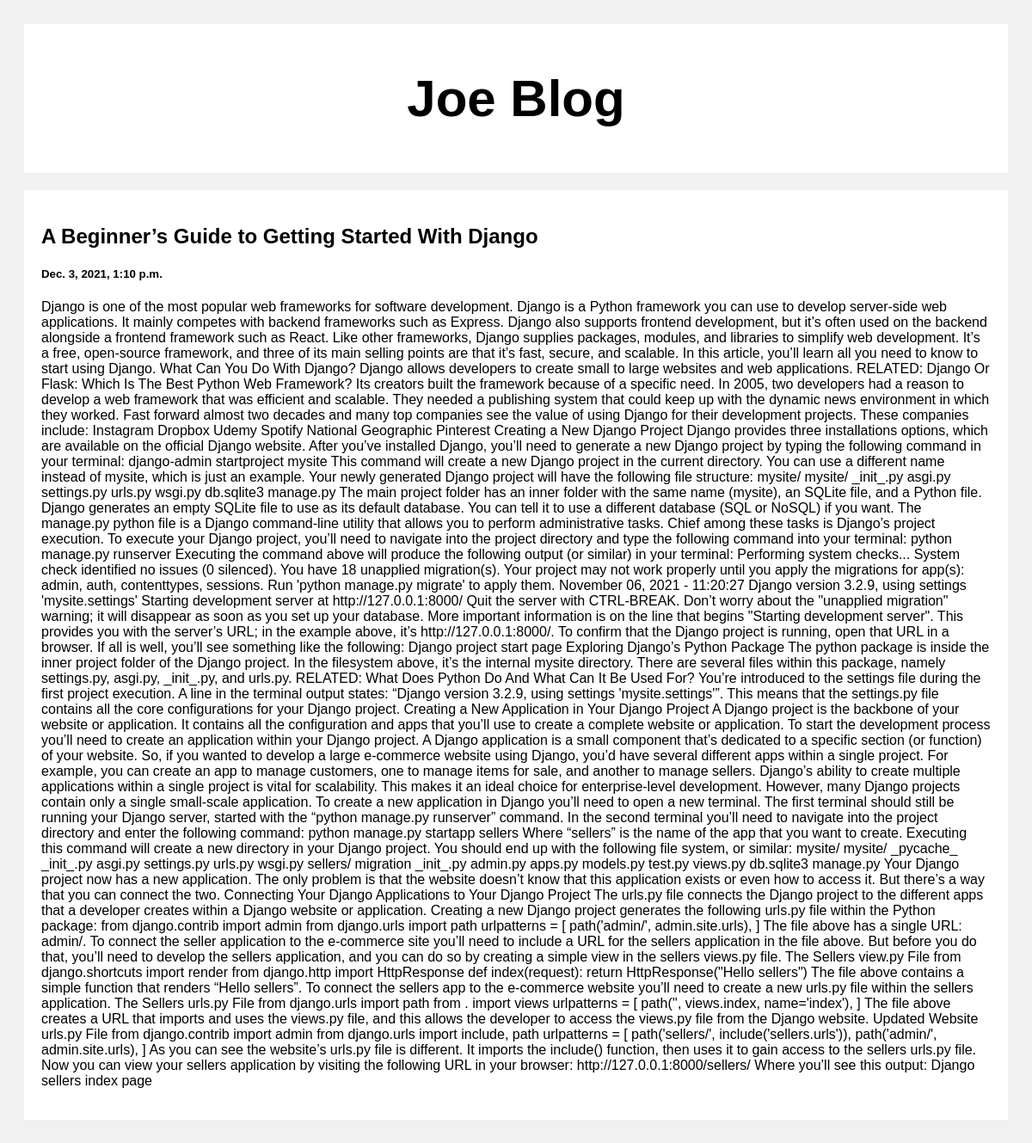
Screenshot of /post/3 with the database file from the repository.
### post/models.py (models this page shows)
class Post(models.Model):
    title = models.CharField(max_length=100)
    body = models.CharField(max_length=1000000)
    created_at = models.DateTimeField(default=datetime.now,blank=True)

### post/views.py (the view)
# urls.py: path("",include("post.urls"))
def post(request,pk):
    posts = Post.objects.get(id=pk)
    return render(request,"post.html",{"posts":posts})

### templates/post.html (shortened to what this page needs)
<!DOCTYPE html>
<html>
<head>
</head>
<body>
    <div class="header">
        <h2>Joe Blog</h2>
    </div>
    <div class="row">
        <div class="leftcolumn">
            <div class="card">
                <h2>{{ posts.title }}</h2>
                <h5>{{ posts.created_at }}</h5>
                <p>{{ posts.body }}</p>
            </div>
        </div>
    </div>
</body>
</html>

### templates/post.html (style rules this page uses)
* { box-sizing: border-box; }
body { font-family: Arial; padding: 20px; background: #f1f1f1; }
.header { padding: 2px; font-size: 40px; text-align: center; background: white; }
.leftcolumn { float: left; width: 100%; }
.card { background-color: white; padding: 20px; margin-top: 20px; }
.row:after { content: ""; display: table; clear: both; }

### rows the page displays
Post: title "A Beginner’s Guide to Getting Started With Django", created_at "Dec. 3, 2021, 1:10 p.m.", body "Django is one of the most popular web frameworks for software development. Django is a Python framework you can use to develop server-side web applications. It mainly competes with backend frameworks such as Express. Django also supports frontend development, but it’s often used on the backend alongside a frontend framework such as React. Like other frameworks, Django supplies packages, modules, and libraries to simplify web development. It’s a free, open-source framework, and three of its main selling points are that it’s fast, secure, and scalable. In this article, you’ll learn all you need to know to start using Django. What Can You Do With Django? Django allows developers to create…"
